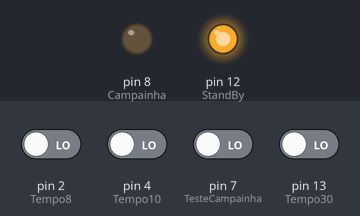
A sketch run on a simulated Arduino Uno, built with avr-gcc and run on an emulated ATmega328P. Parts: output pins drawn as LEDs (lit = HIGH). The inputs (shaded band) are chosen by the test bench; at power-on: pin 2 (Tempo8), pin 4 (Tempo10), pin 7 (TesteCampainha), pin 13 (Tempo30) LOW.

Above: at 1.2 s.
1.3 s: pin 2 (Tempo8) driven HIGH
At 2.1 s:
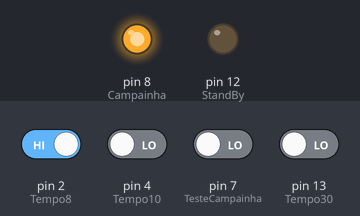
At 3.4 s:
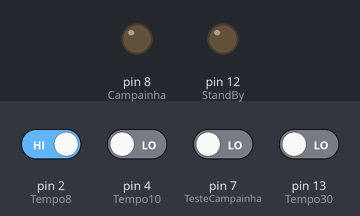
Timing chart, 0 to 9.8 s (numbered marks = the images above; inputs shaded):
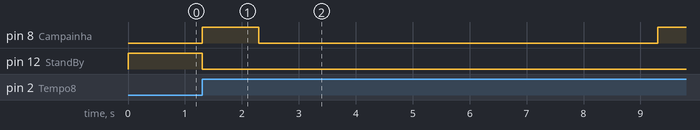

Measured:
- after the input at 1.3 s, pin 8 (Campainha): LOW → HIGH at once, → LOW 1.0 s later, → HIGH 7.0 s later; pin 12 (StandBy): HIGH → LOW at once

The sketch:

Temporizador_para_tiro_pr_tico.ino
```cpp
#define TesteCampainha 7 //Aciona campainha ao apertar o botão de teste
#define Tempo8 2 //Tempo de inicio e fim de 8 segundos
#define Tempo10 4 //Tempo de inicio e fim de 10 segundos
#define Tempo30 13 //Tempo de inicio e fim de 30 segundos
#define StandBy 12 //Aciona o LED verde identificando que não esta contando tempo
#define Campainha 8 //Aciona a campainha no inicio e no fim da contagem de tempo
void ContaTempo();
int AcionaTempo = 0;

// the setup routine runs once when you press reset:
void setup() {
  pinMode(TesteCampainha,INPUT);
  pinMode(Tempo8,INPUT);
  pinMode(Tempo10,INPUT);
  pinMode(Tempo30,INPUT);
  pinMode(StandBy,OUTPUT);
  pinMode(Campainha,OUTPUT);
  // initialize serial communication at 9600 bits per second:
  Serial.begin(9600);
}

// the loop routine runs over and over again forever:
void loop() {


int  botao1 = digitalRead(TesteCampainha);
int  botao2 = digitalRead(Tempo8);
int  botao3 = digitalRead(Tempo10);
int  botao4 = digitalRead(Tempo30);

//Aciona campainha ao apertar o botão para demonstrar ao atirador qual é o som a se seguir
  if(botao1 == HIGH){
    digitalWrite(StandBy, LOW);
    digitalWrite(Campainha, HIGH);

  }else{

   digitalWrite(StandBy, HIGH);
   digitalWrite(Campainha, LOW);
 }

//Carrega a variável AcionaTempo com o valor desejado para acionar o tempo de 8 segundos
if (botao2==HIGH){
 AcionaTempo = 1;
 ContaTempo();
}
}
//Inicia a contagem, para tiro, tempo conforme botão acionado
void ContaTempo(){
switch(AcionaTempo){
//Prática de tiro com tempo de 8 segundos
  case 1:
    digitalWrite(Campainha, HIGH);
    digitalWrite(StandBy, LOW);
    delay(1000);
    digitalWrite(Campainha, LOW);

    delay(7000);
    digitalWrite(Campainha, HIGH);
    delay(1000);

    digitalWrite(Campainha, LOW);
    digitalWrite(StandBy, HIGH);
      break;

//Prática de tiro com tempo de 10 segundos
  case 2:
    digitalWrite(Campainha, HIGH);
    digitalWrite(StandBy, LOW);
    delay(1000);
    digitalWrite(Campainha, LOW);

    delay(9000);
    digitalWrite(Campainha, HIGH);
    delay(1000);

    digitalWrite(Campainha, LOW);
    digitalWrite(StandBy, HIGH);
      break;

//Prática de tiro com tempo de 30 segundos
  case 3:
    digitalWrite(Campainha, HIGH);
    digitalWrite(StandBy, LOW);
    delay(1000);
    digitalWrite(Campainha, LOW);

    delay(29000);
    digitalWrite(Campainha, HIGH);
    delay(1000);

    digitalWrite(Campainha, LOW);
    digitalWrite(StandBy, HIGH);
      break;
}
}
```
